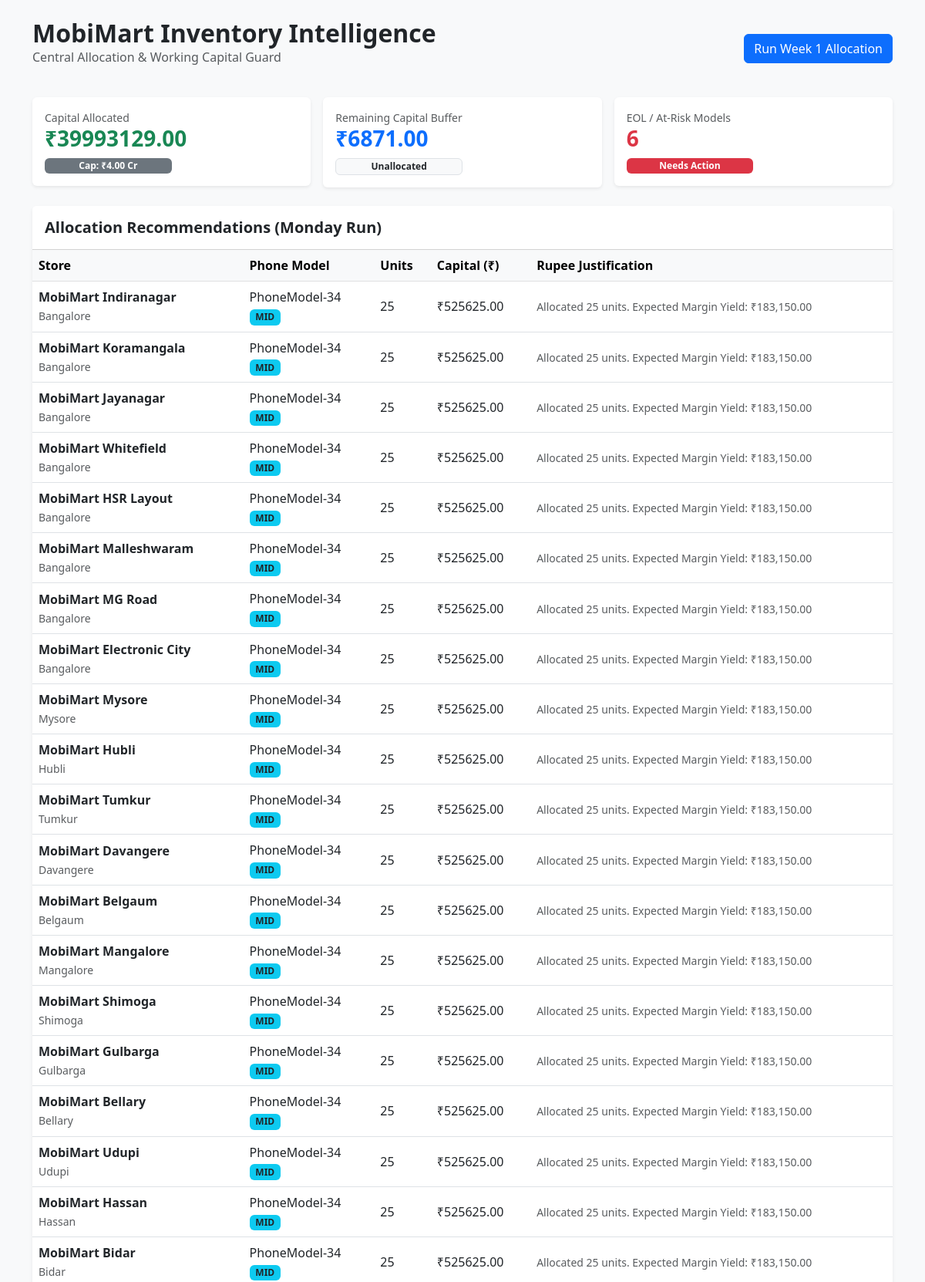
The page / (upper part) on the database its author committed.
### core/models.py (models this page shows, shortened)
class InventoryAllocation(models.Model):
    store = models.ForeignKey(Store, on_delete=models.CASCADE)
    phone = models.ForeignKey(PhoneModel, on_delete=models.CASCADE)
    week_number = models.IntegerField()
    allocated_units = models.IntegerField()
    capital_allocated = models.DecimalField(max_digits=12, decimal_places=2)
    reasoning_rupees = models.TextField()

class Store(models.Model):
    STORE_TYPES = (
        ('TIER_1', 'Bangalore Flagship / High Footfall'),
        ('TIER_2_3', 'Tier-2/3 Regional (Mysore, Hubli, etc.)'),
    )
    name = models.CharField(max_length=100)
    city = models.CharField(max_length=100)
    tier = models.CharField(max_length=10, choices=STORE_TYPES)
    monthly_budget_weight = models.FloatField(default=1.0)

class PhoneModel(models.Model):
    CATEGORY_CHOICES = (
        ('BUDGET', 'Budget Phone (₹6k - ₹15k)'),
        ('MID', 'Mid-Range (₹15k - ₹40k)'),
        ('FLAGSHIP', 'Flagship (₹40k - ₹1.5L)'),
    )
    name = models.CharField(max_length=100)
    category = models.CharField(max_length=10, choices=CATEGORY_CHOICES)
    cost_price = models.DecimalField(max_digits=10, decimal_places=2)
    selling_price = models.DecimalField(max_digits=10, decimal_places=2)
    launch_week = models.IntegerField(default=1)  # Week 1 to 52
    successor = models.ForeignKey('self', on_delete=models.SET_NULL, null=True, blank=True)
    is_eol = models.BooleanField(default=False)

### core/views.py (the view)
# urls.py: path('', dashboard_view, name='dashboard'),
def dashboard_view(request):
    current_week = int(request.GET.get('week', 1))
    if 'run_allocation' in request.GET:
        run_weekly_allocation(current_week)
    allocations = InventoryAllocation.objects.filter(week_number=current_week).select_related('store', 'phone')
    total_capital_deployed = allocations.aggregate(Sum('capital_allocated'))['capital_allocated__sum'] or 0.0
    at_risk_models = PhoneModel.objects.filter(is_eol=True)
    context = {
        'current_week': current_week,
        'allocations': allocations[:50],
        'total_capital': total_capital_deployed,
        'remaining_budget': 40000000.0 - float(total_capital_deployed),
        'at_risk_count': at_risk_models.count(),
        'total_stores': Store.objects.count(),
    }
    return render(request, 'core/dashboard.html', context)

### core/templates/core/dashboard.html (shortened to what this page needs)
<!DOCTYPE html>
<html lang="en">
<head>
    <link href="https://cdn.jsdelivr.net/npm/bootstrap@5.3.0/dist/css/bootstrap.min.css" rel="stylesheet">
</head>
<body class="bg-light">
<div class="container py-4">
    <div class="d-flex justify-content-between align-items-center mb-4">
        <div>
            <h2 class="fw-bold mb-0">MobiMart Inventory Intelligence</h2>
            <p class="text-muted">Central Allocation & Working Capital Guard</p>
        </div>
        <a href="?run_allocation=1&week={{ current_week }}" class="btn btn-primary">Run Week {{ current_week }} Allocation</a>
    </div>
    <div class="row g-3 mb-4">
        <div class="col-md-4">
            <div class="card p-3 shadow-sm border-0">
                <div class="text-muted small">Capital Allocated</div>
                <h3 class="fw-bold text-success">₹{{ total_capital|floatformat:2 }}</h3>
                <span class="badge bg-secondary w-50">Cap: ₹4.00 Cr</span>
            </div>
        </div>
        <div class="col-md-4">
            <div class="card p-3 shadow-sm border-0">
                <div class="text-muted small">Remaining Capital Buffer</div>
                <h3 class="fw-bold text-primary">₹{{ remaining_budget|floatformat:2 }}</h3>
                <span class="badge bg-light text-dark border w-50">Unallocated</span>
            </div>
        </div>
        <div class="col-md-4">
            <div class="card p-3 shadow-sm border-0">
                <div class="text-muted small">EOL / At-Risk Models</div>
                <h3 class="fw-bold text-danger">{{ at_risk_count }}</h3>
                <span class="badge bg-danger w-50">Needs Action</span>
            </div>
        </div>
    </div>
    <div class="card shadow-sm border-0">
        <div class="card-header bg-white py-3">
            <h5 class="mb-0 fw-bold">Allocation Recommendations (Monday Run)</h5>
        </div>
        <div class="table-responsive">
            <table class="table table-hover align-middle mb-0">
                <thead class="table-light">
                    <tr>
                        <th>Store</th>
                        <th>Phone Model</th>
                        <th>Units</th>
                        <th>Capital (₹)</th>
                        <th>Rupee Justification</th>
                    </tr>
                </thead>
                <tbody>
                    {% for alloc in allocations %}
                    <tr>
                        <td><strong>{{ alloc.store.name }}</strong> <br><small class="text-muted">{{ alloc.store.city }}</small></td>
                        <td>{{ alloc.phone.name }} <br><span class="badge bg-info text-dark">{{ alloc.phone.category }}</span></td>
                        <td>{{ alloc.allocated_units }}</td>
                        <td>₹{{ alloc.capital_allocated|floatformat:2 }}</td>
                        <td><small class="text-muted">{{ alloc.reasoning_rupees }}</small></td>
                    </tr>
                    {% empty %}
                    <tr>
                        <td colspan="5" class="text-center py-4 text-muted">No allocations generated for this week. Click "Run Allocation" above.</td>
                    </tr>
                    {% endfor %}
                </tbody>
            </table>
        </div>
    </div>
</div>
</body>
</html>

### rows shown on the page
InventoryAllocation: store.name "MobiMart Indiranagar", store.city "Bangalore", phone.name "PhoneModel-34", phone.category "MID", allocated_units "25", capital_allocated "525625.00", reasoning_rupees "Allocated 25 units. Expected Margin Yield: ₹183,150.00"
InventoryAllocation: store.name "MobiMart Koramangala", store.city "Bangalore", phone.name "PhoneModel-34", phone.category "MID", allocated_units "25", capital_allocated "525625.00", reasoning_rupees "Allocated 25 units. Expected Margin Yield: ₹183,150.00"
InventoryAllocation: store.name "MobiMart Jayanagar", store.city "Bangalore", phone.name "PhoneModel-34", phone.category "MID", allocated_units "25", capital_allocated "525625.00", reasoning_rupees "Allocated 25 units. Expected Margin Yield: ₹183,150.00"
InventoryAllocation: store.name "MobiMart Whitefield", store.city "Bangalore", phone.name "PhoneModel-34", phone.category "MID", allocated_units "25", capital_allocated "525625.00", reasoning_rupees "Allocated 25 units. Expected Margin Yield: ₹183,150.00"
InventoryAllocation: store.name "MobiMart HSR Layout", store.city "Bangalore", phone.name "PhoneModel-34", phone.category "MID", allocated_units "25", capital_allocated "525625.00", reasoning_rupees "Allocated 25 units. Expected Margin Yield: ₹183,150.00"
InventoryAllocation: store.name "MobiMart Malleshwaram", store.city "Bangalore", phone.name "PhoneModel-34", phone.category "MID", allocated_units "25", capital_allocated "525625.00", reasoning_rupees "Allocated 25 units. Expected Margin Yield: ₹183,150.00"
InventoryAllocation: store.name "MobiMart MG Road", store.city "Bangalore", phone.name "PhoneModel-34", phone.category "MID", allocated_units "25", capital_allocated "525625.00", reasoning_rupees "Allocated 25 units. Expected Margin Yield: ₹183,150.00"
InventoryAllocation: store.name "MobiMart Electronic City", store.city "Bangalore", phone.name "PhoneModel-34", phone.category "MID", allocated_units "25", capital_allocated "525625.00", reasoning_rupees "Allocated 25 units. Expected Margin Yield: ₹183,150.00"
InventoryAllocation: store.name "MobiMart Mysore", store.city "Mysore", phone.name "PhoneModel-34", phone.category "MID", allocated_units "25", capital_allocated "525625.00", reasoning_rupees "Allocated 25 units. Expected Margin Yield: ₹183,150.00"
InventoryAllocation: store.name "MobiMart Hubli", store.city "Hubli", phone.name "PhoneModel-34", phone.category "MID", allocated_units "25", capital_allocated "525625.00", reasoning_rupees "Allocated 25 units. Expected Margin Yield: ₹183,150.00"
InventoryAllocation: store.name "MobiMart Tumkur", store.city "Tumkur", phone.name "PhoneModel-34", phone.category "MID", allocated_units "25", capital_allocated "525625.00", reasoning_rupees "Allocated 25 units. Expected Margin Yield: ₹183,150.00"
InventoryAllocation: store.name "MobiMart Davangere", store.city "Davangere", phone.name "PhoneModel-34", phone.category "MID", allocated_units "25", capital_allocated "525625.00", reasoning_rupees "Allocated 25 units. Expected Margin Yield: ₹183,150.00"
InventoryAllocation: store.name "MobiMart Belgaum", store.city "Belgaum", phone.name "PhoneModel-34", phone.category "MID", allocated_units "25", capital_allocated "525625.00", reasoning_rupees "Allocated 25 units. Expected Margin Yield: ₹183,150.00"
InventoryAllocation: store.name "MobiMart Mangalore", store.city "Mangalore", phone.name "PhoneModel-34", phone.category "MID", allocated_units "25", capital_allocated "525625.00", reasoning_rupees "Allocated 25 units. Expected Margin Yield: ₹183,150.00"
InventoryAllocation: store.name "MobiMart Shimoga", store.city "Shimoga", phone.name "PhoneModel-34", phone.category "MID", allocated_units "25", capital_allocated "525625.00", reasoning_rupees "Allocated 25 units. Expected Margin Yield: ₹183,150.00"
InventoryAllocation: store.name "MobiMart Gulbarga", store.city "Gulbarga", phone.name "PhoneModel-34", phone.category "MID", allocated_units "25", capital_allocated "525625.00", reasoning_rupees "Allocated 25 units. Expected Margin Yield: ₹183,150.00"
InventoryAllocation: store.name "MobiMart Bellary", store.city "Bellary", phone.name "PhoneModel-34", phone.category "MID", allocated_units "25", capital_allocated "525625.00", reasoning_rupees "Allocated 25 units. Expected Margin Yield: ₹183,150.00"
InventoryAllocation: store.name "MobiMart Udupi", store.city "Udupi", phone.name "PhoneModel-34", phone.category "MID", allocated_units "25", capital_allocated "525625.00", reasoning_rupees "Allocated 25 units. Expected Margin Yield: ₹183,150.00"
InventoryAllocation: store.name "MobiMart Hassan", store.city "Hassan", phone.name "PhoneModel-34", phone.category "MID", allocated_units "25", capital_allocated "525625.00", reasoning_rupees "Allocated 25 units. Expected Margin Yield: ₹183,150.00"
InventoryAllocation: store.name "MobiMart Bidar", store.city "Bidar", phone.name "PhoneModel-34", phone.category "MID", allocated_units "25", capital_allocated "525625.00", reasoning_rupees "Allocated 25 units. Expected Margin Yield: ₹183,150.00"

### other values the page prints
{{ current_week }} "1"
{{ total_capital|floatformat:2 }} "39993129.00"
{{ remaining_budget|floatformat:2 }} "6871.00"
{{ at_risk_count }} "6"
